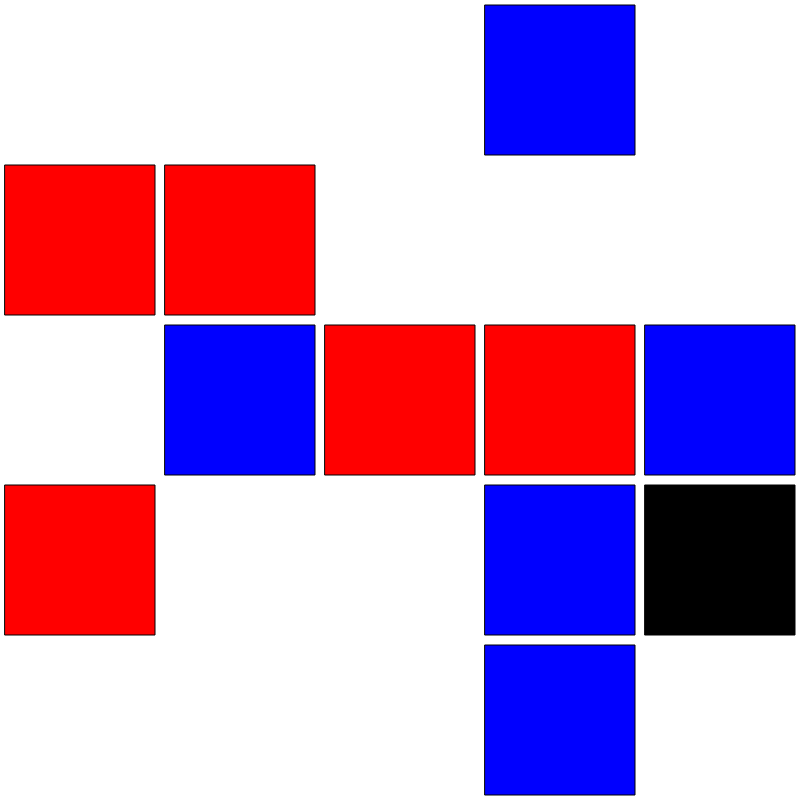
Frame 1 (no input)
Frame 60 (no input): identical to frame 1, image omitted
Frame 120 (the mouse pressed at the canvas centre since frame 60): identical to frame 1, image omitted

The p5.js sketch that drew this single still picture (run headless with seeded random() and noise() and a simulated clock; from frame 60 on, the mouse is pressed at the canvas centre):

// p5.js sketch
// ── sketch.js
const canvasSize = 800;
const margin = 5;

const gridSize = 5;
const assasins = 1;
const agents = 5;

const colors = new Array('blue', 'red')

let grid;

function createArray(rows, columns, value) {
  //Create an array of size rows * columns filled with value
  let array = new Array(rows);

  for(let i = 0; i < rows; i++) {
    array[i] = new Array(columns);

    for(let j = 0; j < columns; j++) {
      array[i][j] = value;
    }  
  }

  return array;
}

function shuffleArray(array) {
  for (var i = array.length - 1; i > 0; i--) {
      var j = Math.floor(Math.random() * (i + 1));
      var temp = array[i];
      array[i] = array[j];
      array[j] = temp;
  }
}

function generate() {
  // Clear the grid
  grid = createArray(gridSize, gridSize, 0);

  // Create an array of possible cards
  let possiblePoints = Array();
  for(let i = 0; i < gridSize; i++) {
    for(let j = 0; j < gridSize; j++) {
      possiblePoints.push(new Array(i, j));
    }
  }

  // Generate   agents
  for(let tym = 0; tym < colors.length; tym++) {
    for(let agent = 0; agent < agents; agent++) {
      shuffleArray(possiblePoints);
      const pozice = possiblePoints.pop();

      grid[pozice[0]][pozice[1]] = tym + 1;
    }
  }

  // Generate assasins
  for(let assasin = 0; assasin < assasins; assasin++) {
    shuffleArray(possiblePoints);
    const pozice = possiblePoints.pop();
  
    grid[pozice[0]][pozice[1]] = -1;
    redraw();
  }
}

function setup() {
  createCanvas(canvasSize, canvasSize, document.getElementById("canvas"));

  grid = createArray(gridSize, gridSize, 0);
  generate();
}

function draw() {
  // Calculate cell size
  cellSizeX = width / gridSize;
  cellSizeY = height / gridSize;

  // Clear canvas
  background(255);

  // Draw grid to canvas
  for(let i = 0; i < gridSize; i++) {
    for(let j = 0; j < gridSize; j++) {
      // If position is assasin
      if(grid[i][j] == -1) {
        fill(0)
        rect(i*cellSizeX + margin, j*cellSizeY + margin, cellSizeX - 2 * margin, cellSizeY - 2 * margin);
      }

      // If position is agent
      if(grid[i][j] > 0) {
        fill(colors[grid[i][j] - 1])
        rect(i*cellSizeX + margin, j*cellSizeY + margin, cellSizeX - 2 * margin, cellSizeY - 2 * margin);
      }
    }  
  }
}
// ── style.css
html, body {
  margin: 0;
  padding: 0;
}

.center {
  width: 820px;
  justify-content: center;
  align-items: center;

  margin: auto;
}

.controls {
  display: flex;
  justify-content: space-between;
  align-items: center;
  height: 20%;  
}

button {
  font-size: large;
}

input {
  width: 40%;
}

canvas {
  margin: 10px;
  margin-top: 5%;
}
